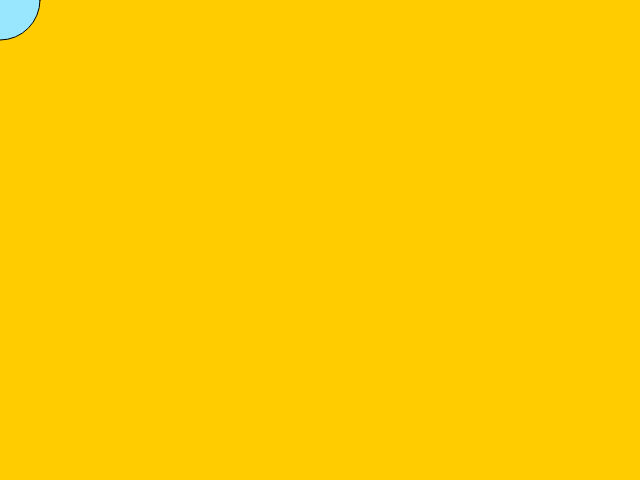
Frame 1 (no input)
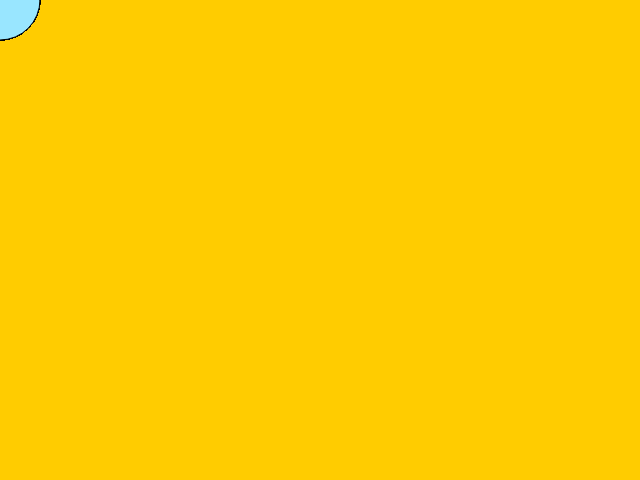
Frame 60 (no input)
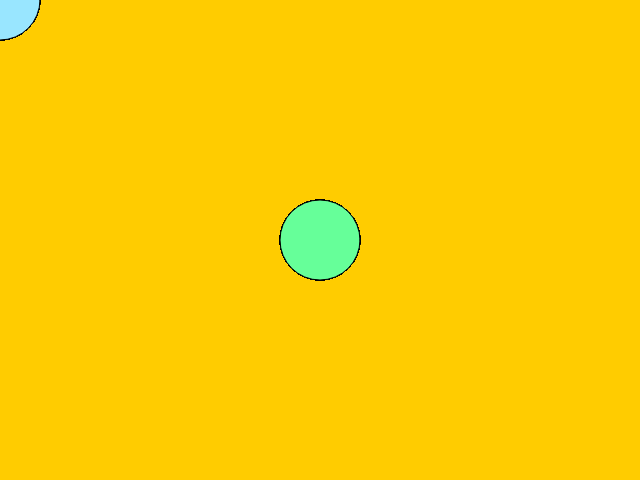
Frame 120 (the mouse pressed at the canvas centre since frame 60)

The p5.js sketch that drew these frames (run headless with seeded random() and noise() and a simulated clock; from frame 60 on, the mouse is pressed at the canvas centre):

// p5.js sketch
// ── sketch.js
function setup() {
    createCanvas(640,480);
    background(255, 204, 0);

}

function draw() {
    if (mouseIsPressed) {
        fill('#66ff99');
    } else {
        fill('#99e6ff');

    }
    
    ellipse(mouseX,mouseY,80,80);
}
// ── draw.html
<!DOCTYPE html>
<html>

<head>
<script src="https://cdnjs.cloudflare.com/ajax/libs/p5.js/0.9.0/p5.js"></script>
<script src="sketch.js"></script>
</head>

<body>
</body>
</html>
